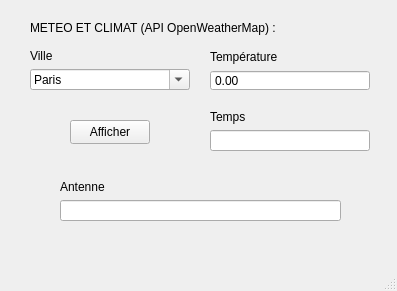
<?xml version="1.0" encoding="UTF-8"?>
<ui version="4.0">
 <class>principale</class>
 <widget class="QMainWindow" name="principale">
  <property name="geometry">
   <rect>
    <x>0</x>
    <y>0</y>
    <width>397</width>
    <height>291</height>
   </rect>
  </property>
  <property name="windowTitle">
   <string>principale</string>
  </property>
  <widget class="QWidget" name="centralwidget">
   <widget class="QWidget" name="verticalLayoutWidget">
    <property name="geometry">
     <rect>
      <x>30</x>
      <y>49</y>
      <width>160</width>
      <height>41</height>
     </rect>
    </property>
    <layout class="QVBoxLayout" name="verticalLayout">
     <item>
      <widget class="QLabel" name="label">
       <property name="text">
        <string>Ville</string>
       </property>
      </widget>
     </item>
     <item>
      <widget class="QComboBox" name="villeBox">
       <property name="editable">
        <bool>true</bool>
       </property>
       <item>
        <property name="text">
         <string>Paris</string>
        </property>
       </item>
       <item>
        <property name="text">
         <string>Londres</string>
        </property>
       </item>
       <item>
        <property name="text">
         <string>Berlin</string>
        </property>
       </item>
       <item>
        <property name="text">
         <string>Kiev</string>
        </property>
       </item>
       <item>
        <property name="text">
         <string>Varsovie</string>
        </property>
       </item>
       <item>
        <property name="text">
         <string>Stockholm</string>
        </property>
       </item>
      </widget>
     </item>
    </layout>
   </widget>
   <widget class="QWidget" name="verticalLayoutWidget_2">
    <property name="geometry">
     <rect>
      <x>210</x>
      <y>50</y>
      <width>160</width>
      <height>41</height>
     </rect>
    </property>
    <layout class="QVBoxLayout" name="verticalLayout_2">
     <item>
      <widget class="QLabel" name="label_2">
       <property name="text">
        <string>Température</string>
       </property>
      </widget>
     </item>
     <item>
      <widget class="QDoubleSpinBox" name="owmSpinBox">
       <property name="readOnly">
        <bool>true</bool>
       </property>
       <property name="buttonSymbols">
        <enum>QAbstractSpinBox::NoButtons</enum>
       </property>
       <property name="minimum">
        <double>-100.000000000000000</double>
       </property>
      </widget>
     </item>
    </layout>
   </widget>
   <widget class="QPushButton" name="pushButton">
    <property name="geometry">
     <rect>
      <x>70</x>
      <y>120</y>
      <width>80</width>
      <height>24</height>
     </rect>
    </property>
    <property name="text">
     <string>Afficher</string>
    </property>
   </widget>
   <widget class="QWidget" name="verticalLayoutWidget_3">
    <property name="geometry">
     <rect>
      <x>210</x>
      <y>110</y>
      <width>160</width>
      <height>41</height>
     </rect>
    </property>
    <layout class="QVBoxLayout" name="verticalLayout_3">
     <item>
      <widget class="QLabel" name="label_3">
       <property name="text">
        <string>Temps</string>
       </property>
      </widget>
     </item>
     <item>
      <widget class="QLineEdit" name="tempEdit">
       <property name="enabled">
        <bool>true</bool>
       </property>
       <property name="readOnly">
        <bool>true</bool>
       </property>
      </widget>
     </item>
    </layout>
   </widget>
   <widget class="QLabel" name="label_4">
    <property name="geometry">
     <rect>
      <x>30</x>
      <y>20</y>
      <width>341</width>
      <height>16</height>
     </rect>
    </property>
    <property name="text">
     <string>METEO ET CLIMAT (API OpenWeatherMap) :</string>
    </property>
   </widget>
   <widget class="QWidget" name="verticalLayoutWidget_4">
    <property name="geometry">
     <rect>
      <x>60</x>
      <y>180</y>
      <width>281</width>
      <height>41</height>
     </rect>
    </property>
    <layout class="QVBoxLayout" name="verticalLayout_4">
     <item>
      <widget class="QLabel" name="label_5">
       <property name="text">
        <string>Antenne</string>
       </property>
      </widget>
     </item>
     <item>
      <widget class="QLineEdit" name="antenneEdit">
       <property name="enabled">
        <bool>true</bool>
       </property>
       <property name="layoutDirection">
        <enum>Qt::LeftToRight</enum>
       </property>
       <property name="alignment">
        <set>Qt::AlignCenter</set>
       </property>
       <property name="readOnly">
        <bool>true</bool>
       </property>
      </widget>
     </item>
    </layout>
   </widget>
   <widget class="QLabel" name="cordon">
    <property name="geometry">
     <rect>
      <x>60</x>
      <y>230</y>
      <width>281</width>
      <height>20</height>
     </rect>
    </property>
    <property name="text">
     <string/>
    </property>
    <property name="alignment">
     <set>Qt::AlignLeading|Qt::AlignLeft|Qt::AlignVCenter</set>
    </property>
   </widget>
  </widget>
  <widget class="QMenuBar" name="menubar">
   <property name="geometry">
    <rect>
     <x>0</x>
     <y>0</y>
     <width>397</width>
     <height>21</height>
    </rect>
   </property>
  </widget>
  <widget class="QStatusBar" name="statusbar"/>
 </widget>
 <resources/>
 <connections>
  <connection>
   <sender>pushButton</sender>
   <signal>clicked()</signal>
   <receiver>principale</receiver>
   <slot>owm_afficher()</slot>
   <hints>
    <hint type="sourcelabel">
     <x>109</x>
     <y>158</y>
    </hint>
    <hint type="destinationlabel">
     <x>148</x>
     <y>177</y>
    </hint>
   </hints>
  </connection>
 </connections>
 <slots>
  <slot>owm_afficher()</slot>
  <slot>changer_url()</slot>
 </slots>
</ui>
